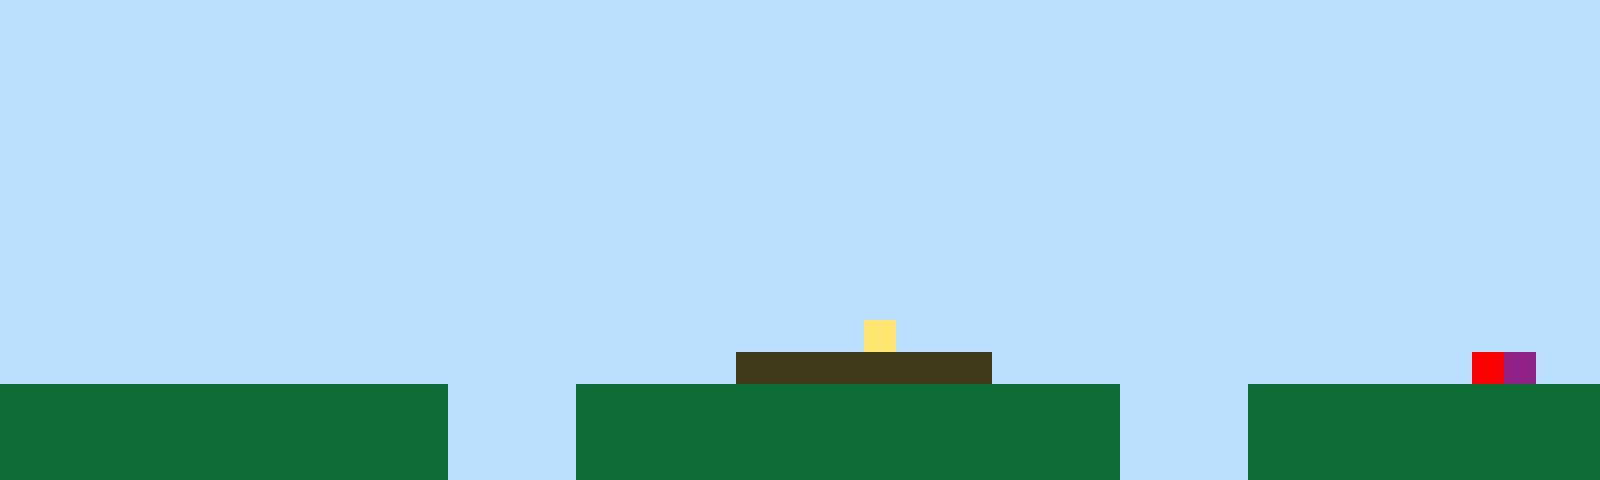

This is a level from a 2D game, rendered from its Tiled map with the project's own tilesets. A one-line summary and the complete map file follow:
An orthogonal 50x15 tile map with 32x32 px tiles, 1 tile layer (Tile Layer 1).

<map version="1.10" tiledversion="1.11.2" orientation="orthogonal" renderorder="right-up" width="50" height="15" tilewidth="32" tileheight="32" infinite="0" nextlayerid="2" nextobjectid="1"><editorsettings><export target="map1.csv" format="csv" /></editorsettings><tileset firstgid="1" name="sprites" tilewidth="32" tileheight="32" tilecount="6" columns="3"><image source="sprites.png" width="96" height="64" /></tileset><layer id="1" name="Tile Layer 1" width="50" height="15"><data encoding="csv">1,1,1,1,1,1,1,1,1,1,1,1,1,1,1,1,1,1,1,1,1,1,1,1,1,1,1,1,1,1,1,1,1,1,1,1,1,1,1,1,1,1,1,1,1,1,1,1,1,1,1,1,1,1,1,1,1,1,1,1,1,1,1,1,1,1,1,1,1,1,1,1,1,1,1,1,1,1,1,1,1,1,1,1,1,1,1,1,1,1,1,1,1,1,1,1,1,1,1,1,1,1,1,1,1,1,1,1,1,1,1,1,1,1,1,1,1,1,1,1,1,1,1,1,1,1,1,1,1,1,1,1,1,1,1,1,1,1,1,1,1,1,1,1,1,1,1,1,1,1,1,1,1,1,1,1,1,1,1,1,1,1,1,1,1,1,1,1,1,1,1,1,1,1,1,1,1,1,1,1,1,1,1,1,1,1,1,1,1,1,1,1,1,1,1,1,1,1,1,1,1,1,1,1,1,1,1,1,1,1,1,1,1,1,1,1,1,1,1,1,1,1,1,1,1,1,1,1,1,1,1,1,1,1,1,1,1,1,1,1,1,1,1,1,1,1,1,1,1,1,1,1,1,1,1,1,1,1,1,1,1,1,1,1,1,1,1,1,1,1,1,1,1,1,1,1,1,1,1,1,1,1,1,1,1,1,1,1,1,1,1,1,1,1,1,1,1,1,1,1,1,1,1,1,1,1,1,1,1,1,1,1,1,1,1,1,1,1,1,1,1,1,1,1,1,1,1,1,1,1,1,1,1,1,1,1,1,1,1,1,1,1,1,1,1,1,1,1,1,1,1,1,1,1,1,1,1,1,1,1,1,1,1,1,1,1,1,1,1,1,1,1,1,1,1,1,1,1,1,1,1,1,1,1,1,1,1,1,1,1,1,1,1,1,1,1,1,1,1,1,1,1,1,1,1,1,1,1,1,1,1,1,1,1,1,1,1,1,1,1,1,1,1,1,1,1,1,1,1,1,1,1,1,1,1,1,1,1,1,1,1,1,1,1,1,1,1,1,1,1,1,1,1,1,1,1,1,1,1,1,1,1,1,1,1,1,1,1,1,1,1,1,1,1,1,1,1,1,1,1,1,1,1,1,1,1,1,1,1,1,1,1,1,1,1,1,1,1,1,1,1,1,1,1,1,1,1,1,1,1,1,1,1,1,1,1,1,1,1,1,1,1,1,1,1,1,1,4,1,1,1,1,1,1,1,1,1,1,1,1,1,1,1,1,1,1,1,1,1,1,1,1,1,1,1,1,1,1,1,1,1,1,1,1,1,1,1,1,1,1,1,1,1,3,3,3,3,3,3,3,3,1,1,1,1,1,1,1,1,1,1,1,1,1,1,1,5,6,1,1,2,2,2,2,2,2,2,2,2,2,2,2,2,2,1,1,1,1,2,2,2,2,2,2,2,2,2,2,2,2,2,2,2,2,2,1,1,1,1,2,2,2,2,2,2,2,2,2,2,2,2,2,2,2,2,2,2,2,2,2,2,2,2,2,1,1,1,1,2,2,2,2,2,2,2,2,2,2,2,2,2,2,2,2,2,1,1,1,1,2,2,2,2,2,2,2,2,2,2,2,2,2,2,2,2,2,2,2,2,2,2,2,2,2,1,1,1,1,2,2,2,2,2,2,2,2,2,2,2,2,2,2,2,2,2,1,1,1,1,2,2,2,2,2,2,2,2,2,2,2</data></layer></map>
